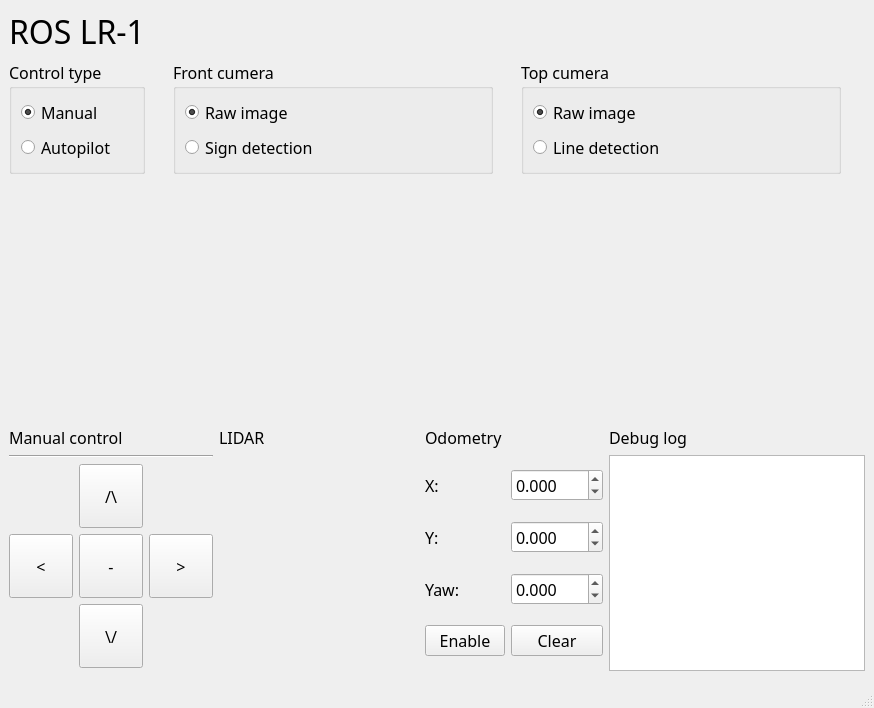
<?xml version="1.0" encoding="UTF-8"?>
<ui version="4.0">
 <class>MainWindow</class>
 <widget class="QMainWindow" name="MainWindow">
  <property name="geometry">
   <rect>
    <x>0</x>
    <y>0</y>
    <width>874</width>
    <height>708</height>
   </rect>
  </property>
  <property name="font">
   <font>
    <family>Calibri Light</family>
    <pointsize>12</pointsize>
   </font>
  </property>
  <property name="windowTitle">
   <string>LR1 GUI</string>
  </property>
  <widget class="QWidget" name="centralwidget">
   <layout class="QGridLayout" name="gridLayout_5">
    <item row="0" column="0">
     <widget class="QLabel" name="label">
      <property name="sizePolicy">
       <sizepolicy hsizetype="Fixed" vsizetype="Fixed">
        <horstretch>0</horstretch>
        <verstretch>0</verstretch>
       </sizepolicy>
      </property>
      <property name="font">
       <font>
        <pointsize>24</pointsize>
       </font>
      </property>
      <property name="text">
       <string>ROS LR-1</string>
      </property>
     </widget>
    </item>
    <item row="1" column="0">
     <widget class="QGroupBox" name="groupBox_3">
      <property name="title">
       <string>Control type</string>
      </property>
      <layout class="QVBoxLayout" name="verticalLayout_4">
       <item>
        <widget class="QRadioButton" name="radio_manual">
         <property name="text">
          <string>Manual</string>
         </property>
         <property name="checked">
          <bool>true</bool>
         </property>
        </widget>
       </item>
       <item>
        <widget class="QRadioButton" name="radio_apilot">
         <property name="text">
          <string>Autopilot</string>
         </property>
        </widget>
       </item>
      </layout>
     </widget>
    </item>
    <item row="1" column="1" rowspan="2" colspan="2">
     <layout class="QGridLayout" name="gridLayout_4">
      <item row="1" column="1">
       <widget class="QLabel" name="top_camera">
        <property name="minimumSize">
         <size>
          <width>320</width>
          <height>240</height>
         </size>
        </property>
        <property name="maximumSize">
         <size>
          <width>320</width>
          <height>240</height>
         </size>
        </property>
        <property name="text">
         <string/>
        </property>
       </widget>
      </item>
      <item row="1" column="0">
       <widget class="QLabel" name="front_camera">
        <property name="minimumSize">
         <size>
          <width>320</width>
          <height>240</height>
         </size>
        </property>
        <property name="maximumSize">
         <size>
          <width>320</width>
          <height>240</height>
         </size>
        </property>
        <property name="text">
         <string/>
        </property>
       </widget>
      </item>
      <item row="0" column="0">
       <widget class="QGroupBox" name="groupBox">
        <property name="title">
         <string>Front cumera</string>
        </property>
        <layout class="QVBoxLayout" name="verticalLayout">
         <item>
          <widget class="QRadioButton" name="radio_front_raw">
           <property name="text">
            <string>Raw image</string>
           </property>
           <property name="checked">
            <bool>true</bool>
           </property>
          </widget>
         </item>
         <item>
          <widget class="QRadioButton" name="radio_front_sign">
           <property name="text">
            <string>Sign detection</string>
           </property>
          </widget>
         </item>
        </layout>
       </widget>
      </item>
      <item row="0" column="1">
       <widget class="QGroupBox" name="groupBox_2">
        <property name="title">
         <string>Top cumera</string>
        </property>
        <layout class="QVBoxLayout" name="verticalLayout_2">
         <item>
          <widget class="QRadioButton" name="radio_top_raw">
           <property name="text">
            <string>Raw image</string>
           </property>
           <property name="checked">
            <bool>true</bool>
           </property>
          </widget>
         </item>
         <item>
          <widget class="QRadioButton" name="radio_top_line">
           <property name="text">
            <string>Line detection</string>
           </property>
          </widget>
         </item>
        </layout>
       </widget>
      </item>
     </layout>
    </item>
    <item row="2" column="0">
     <spacer name="verticalSpacer">
      <property name="orientation">
       <enum>Qt::Vertical</enum>
      </property>
      <property name="sizeHint" stdset="0">
       <size>
        <width>20</width>
        <height>40</height>
       </size>
      </property>
     </spacer>
    </item>
    <item row="3" column="0" colspan="2">
     <layout class="QVBoxLayout" name="verticalLayout_3">
      <item>
       <widget class="QLabel" name="label_4">
        <property name="sizePolicy">
         <sizepolicy hsizetype="Maximum" vsizetype="Maximum">
          <horstretch>0</horstretch>
          <verstretch>0</verstretch>
         </sizepolicy>
        </property>
        <property name="text">
         <string>Manual control</string>
        </property>
       </widget>
      </item>
      <item>
       <widget class="Line" name="line_4">
        <property name="orientation">
         <enum>Qt::Horizontal</enum>
        </property>
       </widget>
      </item>
      <item>
       <layout class="QGridLayout" name="gridLayout">
        <item row="2" column="2">
         <widget class="QPushButton" name="btn_right">
          <property name="minimumSize">
           <size>
            <width>64</width>
            <height>64</height>
           </size>
          </property>
          <property name="maximumSize">
           <size>
            <width>64</width>
            <height>64</height>
           </size>
          </property>
          <property name="text">
           <string>&gt;</string>
          </property>
         </widget>
        </item>
        <item row="2" column="0">
         <widget class="QPushButton" name="btn_left">
          <property name="minimumSize">
           <size>
            <width>64</width>
            <height>64</height>
           </size>
          </property>
          <property name="maximumSize">
           <size>
            <width>64</width>
            <height>64</height>
           </size>
          </property>
          <property name="text">
           <string>&lt;</string>
          </property>
         </widget>
        </item>
        <item row="3" column="1">
         <widget class="QPushButton" name="btn_backward">
          <property name="minimumSize">
           <size>
            <width>64</width>
            <height>64</height>
           </size>
          </property>
          <property name="maximumSize">
           <size>
            <width>64</width>
            <height>64</height>
           </size>
          </property>
          <property name="text">
           <string>\/</string>
          </property>
         </widget>
        </item>
        <item row="1" column="1">
         <widget class="QPushButton" name="btn_forward">
          <property name="minimumSize">
           <size>
            <width>64</width>
            <height>64</height>
           </size>
          </property>
          <property name="maximumSize">
           <size>
            <width>64</width>
            <height>64</height>
           </size>
          </property>
          <property name="text">
           <string>/\</string>
          </property>
         </widget>
        </item>
        <item row="2" column="1">
         <widget class="QPushButton" name="btn_stop">
          <property name="minimumSize">
           <size>
            <width>64</width>
            <height>64</height>
           </size>
          </property>
          <property name="maximumSize">
           <size>
            <width>64</width>
            <height>64</height>
           </size>
          </property>
          <property name="text">
           <string>-</string>
          </property>
         </widget>
        </item>
       </layout>
      </item>
     </layout>
    </item>
    <item row="3" column="2">
     <layout class="QGridLayout" name="gridLayout_3">
      <item row="0" column="1">
       <widget class="QLabel" name="label_8">
        <property name="text">
         <string>Odometry</string>
        </property>
       </widget>
      </item>
      <item row="0" column="2">
       <widget class="QLabel" name="label_6">
        <property name="text">
         <string>Debug log</string>
        </property>
       </widget>
      </item>
      <item row="0" column="0">
       <widget class="QLabel" name="label_7">
        <property name="text">
         <string>LIDAR</string>
        </property>
       </widget>
      </item>
      <item row="1" column="2">
       <widget class="QPlainTextEdit" name="debug_log">
        <property name="readOnly">
         <bool>true</bool>
        </property>
        <property name="maximumBlockCount">
         <number>20</number>
        </property>
       </widget>
      </item>
      <item row="1" column="0">
       <widget class="QLabel" name="lidar_image">
        <property name="minimumSize">
         <size>
          <width>200</width>
          <height>200</height>
         </size>
        </property>
        <property name="maximumSize">
         <size>
          <width>200</width>
          <height>200</height>
         </size>
        </property>
        <property name="text">
         <string/>
        </property>
       </widget>
      </item>
      <item row="1" column="1">
       <layout class="QGridLayout" name="gridLayout_2">
        <item row="1" column="1">
         <widget class="QDoubleSpinBox" name="spinbox_odom_y">
          <property name="decimals">
           <number>3</number>
          </property>
          <property name="minimum">
           <double>-100.000000000000000</double>
          </property>
          <property name="maximum">
           <double>100.000000000000000</double>
          </property>
          <property name="singleStep">
           <double>0.010000000000000</double>
          </property>
         </widget>
        </item>
        <item row="0" column="1">
         <widget class="QDoubleSpinBox" name="spinbox_odom_x">
          <property name="decimals">
           <number>3</number>
          </property>
          <property name="minimum">
           <double>-100.000000000000000</double>
          </property>
          <property name="maximum">
           <double>100.000000000000000</double>
          </property>
          <property name="singleStep">
           <double>0.010000000000000</double>
          </property>
         </widget>
        </item>
        <item row="2" column="0">
         <widget class="QLabel" name="label_11">
          <property name="text">
           <string>Yaw:</string>
          </property>
         </widget>
        </item>
        <item row="1" column="0">
         <widget class="QLabel" name="label_10">
          <property name="text">
           <string>Y:</string>
          </property>
         </widget>
        </item>
        <item row="3" column="1">
         <widget class="QPushButton" name="btn_odom_clear">
          <property name="text">
           <string>Clear</string>
          </property>
         </widget>
        </item>
        <item row="0" column="0">
         <widget class="QLabel" name="label_9">
          <property name="text">
           <string>X:</string>
          </property>
         </widget>
        </item>
        <item row="2" column="1">
         <widget class="QDoubleSpinBox" name="spinbox_odom_yaw">
          <property name="decimals">
           <number>3</number>
          </property>
          <property name="minimum">
           <double>-360.000000000000000</double>
          </property>
          <property name="maximum">
           <double>360.000000000000000</double>
          </property>
          <property name="singleStep">
           <double>5.000000000000000</double>
          </property>
         </widget>
        </item>
        <item row="3" column="0">
         <widget class="QPushButton" name="btn_odom_enable">
          <property name="text">
           <string>Enable</string>
          </property>
         </widget>
        </item>
       </layout>
      </item>
     </layout>
    </item>
   </layout>
  </widget>
  <widget class="QMenuBar" name="menubar">
   <property name="geometry">
    <rect>
     <x>0</x>
     <y>0</y>
     <width>874</width>
     <height>24</height>
    </rect>
   </property>
  </widget>
  <widget class="QStatusBar" name="statusbar"/>
 </widget>
 <resources/>
 <connections/>
</ui>
